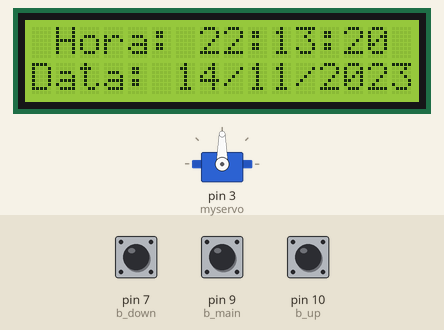
Recording of a sketch running on a simulated Arduino Uno, built with avr-gcc and run on an emulated ATmega328P. Shown: 16×2 character LCD, servo. Inputs (shaded band) come from the test bench; at power-on: pin 9 (b_main) HIGH, pin 7 (b_down) HIGH, pin 10 (b_up) HIGH. The local clock reads 2024-03-15 10:24:30 at power-on unless the sketch sets it; what the sketch prints to the serial monitor is not drawn.

Above: at 1.2 s.
1.3 s: pin 9 (b_main) pulled LOW for 1 s
At 2.6 s:
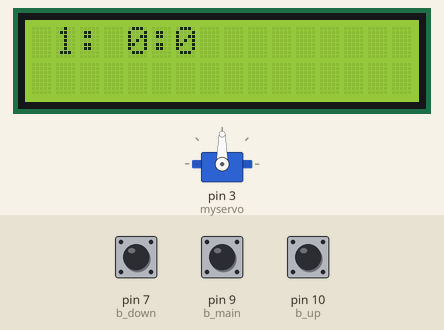
4.3 s: pin 9 (b_main) pulled LOW for 0.3 s
At 5.3 s:
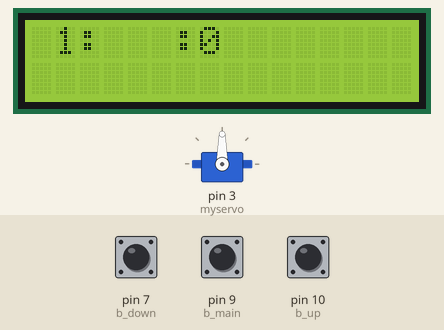
6.4 s: pin 7 (b_down) pulled LOW for 0.3 s
At 7.4 s:
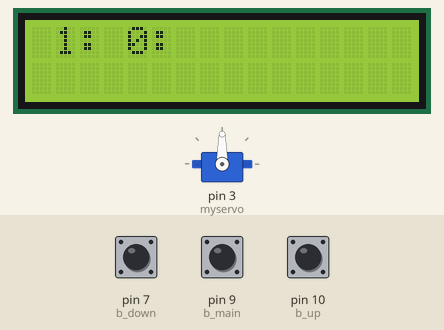
8.4 s: pin 10 (b_up) pulled LOW for 0.3 s
At 9.9 s:
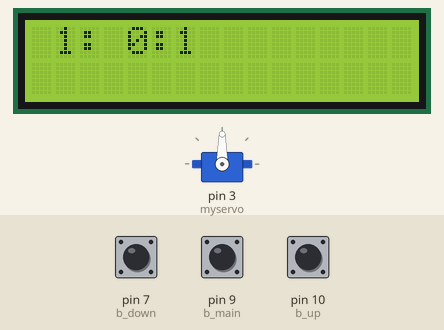
11.0 s: pin 7 (b_down) pulled LOW for 1 s
At 11.9 s:
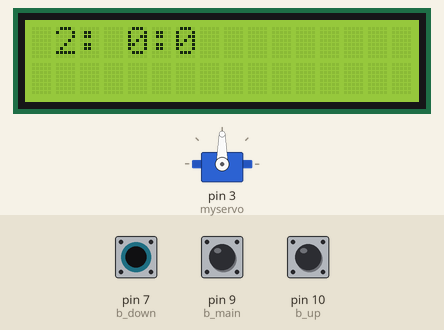
13.5 s: pin 10 (b_up) pulled LOW for 1 s
At 15.0 s:
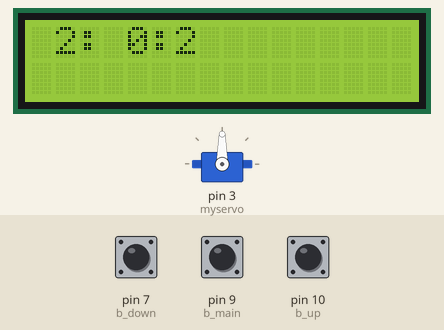
Timing chart, 0 to 16.5 s (numbered marks = the images above; inputs shaded):
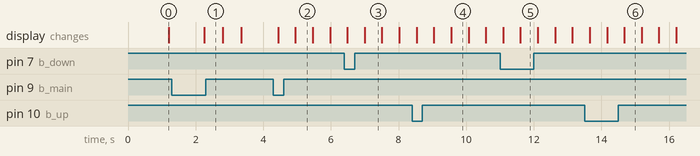

Measured:
- after the input at 1.3 s, the display: changes after 0.96 s (image 1)
- after the input at 4.3 s, the display: first differs from a run without the input after 0.65 s (image 2)
- after the input at 6.4 s, the display: first differs from a run without the input after 0.60 s (image 3)
- after the input at 8.4 s, the display: first differs from a run without the input after 1.2 s (image 4)
- after the input at 11.0 s, the display: first differs from a run without the input after 0.61 s (image 5)
- after the input at 13.5 s, the display: first differs from a run without the input after 1.2 s (image 6)
- what the display in image 2 shows lasts 0.6 s, from 4.9 s to 5.5 s

The sketch:

code.ino
```cpp
#include <LiquidCrystal_I2C.h>    // Inclui a Biblioteca
#include <RTClib.h>               // Inclui a Biblioteca
#include <Servo.h>
#define MAX_SIZE 10

RTC_DS1307 rtc;
LiquidCrystal_I2C lcd(0x27, 16, 2);   // Inicia o display 16x2 no endereço 0x27
Servo myservo;

int pos = 0;

int b_main = 9;
int b_up = 10;
int b_down = 7;
int b_left = 0;
int b_right = 1;
bool configuracao = false;
bool pisca = false;

int hours[MAX_SIZE];
int minutes[MAX_SIZE];
int index = 0;
int posicao = 1;

void setup()  {
  rtc.begin();                                        // Inicia o módulo RTC
  Serial.begin(9600);
  rtc.adjust(DateTime(F(__DATE__), F(__TIME__)));     // Ajuste Automático da hora e data
  //rtc.adjust(DateTime(2019, 11, 29, 10, 23, 00));   // Ajuste Manual (Ano, Mês, Dia, Hora, Min, Seg)

  lcd.init();           // Inicia o Display
  lcd.backlight();      // Inicia o Backlight

  myservo.attach(3);

  pinMode(9,INPUT_PULLUP);
  pinMode(10,INPUT_PULLUP);
  pinMode(7,INPUT_PULLUP);
  //pinMode(1,INPUT_PULLUP);
  //pinMode(0,INPUT_PULLUP);

}

void loop()   {
  //eat();
    lcd.clear();
    pisca = !pisca;
    DateTime now = rtc.now();
    //lcd.print();
    Serial.print(now.minute());
    if(configuracao){
      configurar();
    }
    else{
      hora_atual();
      for(int i = 0; i < MAX_SIZE; i++){
      if(hours[i] == now.hour() && minutes[i] == now.minute() && now.second() == 0)
        eat();
      }
      Serial.print(digitalRead(b_main));
      if(digitalRead(b_main) == LOW ){
        configuracao = true;
      }
  }
  delay(500);
}

void eat(){
  lcd.clear();
  lcd.print("**Alimentando!**");
  for(pos = 0; pos<180;pos++){
    myservo.write(pos);
    delay(15);
  }
  delay(3000);
  for(pos = 180; pos>=0;pos--){
    myservo.write(pos);
    delay(15);
  }

}

void hora_atual(){
  DateTime now = rtc.now();

  lcd.setCursor(1, 0);              // Posiciona o cursor na primeira linha
  lcd.print("Hora: ");              // Imprime o texto "Hora: "
  lcd.print(rtc.now().hour());     // Imprime a Hora
  lcd.print(":");                   // Imprime o texto entre aspas
  lcd.print(rtc.now().minute());    // Imprime o Minuto
  lcd.print(":");                   // Imprime o texto entre aspas
  lcd.print(rtc.now().second());    // Imprime o Segundo

  lcd.setCursor(0, 1);              // Posiciona o cursor na segunda linha
  lcd.print("Data: ");              // Imprime o texto entre aspas
  lcd.print(rtc.now().day());       // Imprime o Dia
  lcd.print("/");                   // Imprime o texto entre aspas
  lcd.print(rtc.now().month());     // Imprime o Mês
  lcd.print("/");                   // Imprime o texto entre aspas
  lcd.print(rtc.now().year());      // Imprime o Ano
}

void configurar(){
  Serial.print("configurar");
  lcd.setCursor(1, 0);
  lcd.print(index+1);
  lcd.print(": ");
  if(pisca || posicao != 1){
    lcd.print(hours[index]);
  }
  else{
    lcd.print("  ");
  }
  lcd.print(":");
  if(pisca || posicao != 2){
    lcd.print(minutes[index]);
  }
  else{
    lcd.print("  ");
  }

  Serial.print(digitalRead(b_main)); Serial.print(digitalRead(b_up));   Serial.print(digitalRead(b_down));   Serial.print(digitalRead(b_left));   Serial.print(digitalRead(b_right)); Serial.print("\n");
  if(digitalRead(b_up) == LOW){
    Serial.print("UP\n");
    if(posicao == 1){
       hours[index]++;
       if(hours[index] == 24) hours[index] = 0;
    }
    else{
       minutes[index]++;
       if(minutes[index] == 60) minutes[index] = 0;
    }

  }/*
  if(digitalRead(b_down) == LOW){
    Serial.print("DOWN\n");
    if(posicao == 1){
      hours[index]--;
      if(hours[index] == -1) hours[index] = 23;
    }
    else{
      minutes[index]--;
      if(minutes[index] == -1) minutes[index] = 59;
    }

  }*/
  if(digitalRead(b_down) == LOW){
    Serial.print("RIGHT\n");
    Serial.print(digitalRead(b_left));
    if(posicao == 1){
      posicao = 2;
    }
    else{
      posicao = 1;
      index++;
      if(index == 10){
        index = 0;
      }
    }
  }/*
  if(digitalRead(b_left) == LOW){
    Serial.print("LEFT\n");
    if(posicao == 1){
      index--;
      if(index == -1){
        index = 9;
      }
    }
    else{
      posicao = 1;
    }
  } */
  if(digitalRead(b_main) == LOW){
    Serial.print("MENU\n");
    index = 0;
    configuracao = false;
    posicao = 1;
  }
}
```
